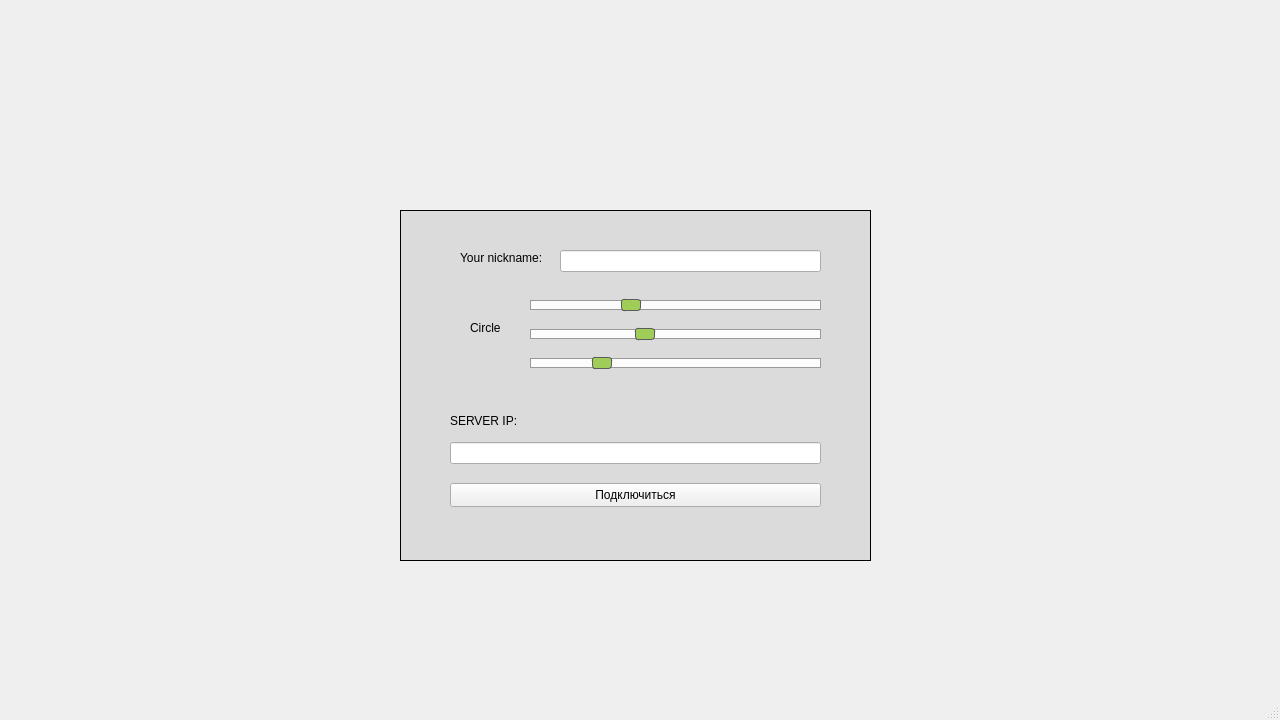
<?xml version="1.0" encoding="UTF-8"?>
<ui version="4.0">
 <class>MainWindow</class>
 <widget class="QMainWindow" name="MainWindow">
  <property name="geometry">
   <rect>
    <x>0</x>
    <y>0</y>
    <width>1280</width>
    <height>720</height>
   </rect>
  </property>
  <property name="windowTitle">
   <string>MainWindow</string>
  </property>
  <property name="styleSheet">
   <string notr="true"/>
  </property>
  <widget class="QWidget" name="centralwidget">
   <property name="styleSheet">
    <string notr="true">QMainWindow{background: url(:/images/2738.jpg)}
</string>
   </property>
   <widget class="QFrame" name="frame">
    <property name="enabled">
     <bool>true</bool>
    </property>
    <property name="geometry">
     <rect>
      <x>400</x>
      <y>210</y>
      <width>471</width>
      <height>351</height>
     </rect>
    </property>
    <property name="styleSheet">
     <string notr="true">#frame{
	background-color: rgb(25, 25, 25, 23);
}</string>
    </property>
    <property name="frameShape">
     <enum>QFrame::Box</enum>
    </property>
    <property name="frameShadow">
     <enum>QFrame::Plain</enum>
    </property>
    <widget class="QLabel" name="circle_pos">
     <property name="geometry">
      <rect>
       <x>70</x>
       <y>110</y>
       <width>31</width>
       <height>16</height>
      </rect>
     </property>
     <property name="text">
      <string>Circle</string>
     </property>
    </widget>
    <widget class="QLabel" name="label">
     <property name="geometry">
      <rect>
       <x>60</x>
       <y>40</y>
       <width>141</width>
       <height>16</height>
      </rect>
     </property>
     <property name="font">
      <font>
       <family>Arial</family>
       <pointsize>9</pointsize>
      </font>
     </property>
     <property name="styleSheet">
      <string notr="true"/>
     </property>
     <property name="text">
      <string>Your nickname:</string>
     </property>
    </widget>
    <widget class="QLineEdit" name="nameEdit">
     <property name="geometry">
      <rect>
       <x>160</x>
       <y>40</y>
       <width>261</width>
       <height>22</height>
      </rect>
     </property>
     <property name="focusPolicy">
      <enum>Qt::StrongFocus</enum>
     </property>
    </widget>
    <widget class="QWidget" name="verticalLayoutWidget">
     <property name="geometry">
      <rect>
       <x>50</x>
       <y>219</y>
       <width>371</width>
       <height>91</height>
      </rect>
     </property>
     <layout class="QVBoxLayout" name="verticalLayout">
      <item>
       <widget class="QLineEdit" name="serverIpEdit">
        <property name="focusPolicy">
         <enum>Qt::StrongFocus</enum>
        </property>
        <property name="inputMask">
         <string/>
        </property>
        <property name="text">
         <string/>
        </property>
       </widget>
      </item>
      <item>
       <widget class="QPushButton" name="connectButton">
        <property name="minimumSize">
         <size>
          <width>82</width>
          <height>24</height>
         </size>
        </property>
        <property name="font">
         <font>
          <family>Arial</family>
         </font>
        </property>
        <property name="focusPolicy">
         <enum>Qt::NoFocus</enum>
        </property>
        <property name="styleSheet">
         <string notr="true">QPushButton {
     border: 1px solid #8f8f91;
     border-radius: 3px;
     background-color: qlineargradient(x1: 0, y1: 0, x2: 0, y2: 1,
                                       stop: 0 #f6f7fa, stop: 1 #f6f7fa);
     min-width: 80px;
 }

 QPushButton:pressed {
     background-color: qlineargradient(x1: 0, y1: 0, x2: 0, y2: 1,
                                       stop: 0 #a0cd58, stop: 1 #bff774);
 }

 QPushButton:flat {
     border: none; /* для плоской кнопки границы нет */
 }

 QPushButton:default {
     border-color: navy; /* делаем кнопку по умолчанию выпуклой */
 }
Для кнопки QPushButton с меню используйте субэлемент управления ::menu-indicator.

 QPushButton:open { /* когда собственное меню кнопки раскрыто */
     background-color: qlineargradient(x1: 0, y1: 0, x2: 0, y2: 1,
                                       stop: 0 #dadbde, stop: 1 #f6f7fa);
 }

 QPushButton::menu-indicator {
     image: url(menu_indicator.png);
     subcontrol-origin: padding;
     subcontrol-position: bottom right;
 }

 QPushButton::menu-indicator:pressed, QPushButton::menu-indicator:open {
     position: relative;
     top: 2px; left: 2px; /* сдвигаем стрелку на 2 px */
 }
У кнопк</string>
        </property>
        <property name="text">
         <string>Подключиться</string>
        </property>
       </widget>
      </item>
     </layout>
    </widget>
    <widget class="QWidget" name="verticalLayoutWidget_2">
     <property name="geometry">
      <rect>
       <x>130</x>
       <y>80</y>
       <width>291</width>
       <height>91</height>
      </rect>
     </property>
     <layout class="QVBoxLayout" name="verticalLayout_2">
      <item>
       <widget class="QSlider" name="h_slider">
        <property name="focusPolicy">
         <enum>Qt::NoFocus</enum>
        </property>
        <property name="styleSheet">
         <string notr="true">QSlider::groove:horizontal {
    border: 1px solid #999999;
    height: 8px; /* the groove expands to the size of the slider by default. by giving it a height, it has a fixed size */
    background: qlineargradient(x1:0, y1:0, x2:0, y2:1, stop:0 #fcfcfc, stop:1 #fcfcfc);
    margin: 2px 0;
}

QSlider::handle:horizontal {
    background: qlineargradient(x1:0, y1:0, x2:1, y2:1, stop:0 #a0cd58, stop:1 #a0cd58);
    border: 1px solid #5c5c5c;
    width: 18px;
    margin: -2px 0; /* handle is placed by default on the contents rect of the groove. Expand outside the groove */
    border-radius: 3px;
}</string>
        </property>
        <property name="maximum">
         <number>359</number>
        </property>
        <property name="value">
         <number>120</number>
        </property>
        <property name="orientation">
         <enum>Qt::Horizontal</enum>
        </property>
       </widget>
      </item>
      <item>
       <widget class="QSlider" name="l_slider">
        <property name="focusPolicy">
         <enum>Qt::NoFocus</enum>
        </property>
        <property name="styleSheet">
         <string notr="true">QSlider::groove:horizontal {
    border: 1px solid #999999;
    height: 8px; /* the groove expands to the size of the slider by default. by giving it a height, it has a fixed size */
    background: qlineargradient(x1:0, y1:0, x2:0, y2:1, stop:0 #fcfcfc, stop:1 #fcfcfc);
    margin: 2px 0;
}

QSlider::handle:horizontal {
    background: qlineargradient(x1:0, y1:0, x2:1, y2:1, stop:0 #a0cd58, stop:1 #a0cd58);
    border: 1px solid #5c5c5c;
    width: 18px;
    margin: -2px 0; /* handle is placed by default on the contents rect of the groove. Expand outside the groove */
    border-radius: 3px;
}</string>
        </property>
        <property name="minimum">
         <number>60</number>
        </property>
        <property name="maximum">
         <number>230</number>
        </property>
        <property name="value">
         <number>126</number>
        </property>
        <property name="orientation">
         <enum>Qt::Horizontal</enum>
        </property>
       </widget>
      </item>
      <item>
       <widget class="QSlider" name="s_slider">
        <property name="focusPolicy">
         <enum>Qt::NoFocus</enum>
        </property>
        <property name="styleSheet">
         <string notr="true">QSlider::groove:horizontal {
    border: 1px solid #999999;
    height: 8px; /* the groove expands to the size of the slider by default. by giving it a height, it has a fixed size */
    background: qlineargradient(x1:0, y1:0, x2:0, y2:1, stop:0 #fcfcfc, stop:1 #fcfcfc);
    margin: 2px 0;
}

QSlider::handle:horizontal {
    background: qlineargradient(x1:0, y1:0, x2:1, y2:1, stop:0 #a0cd58, stop:1 #a0cd58);
    border: 1px solid #5c5c5c;
    width: 18px;
    margin: -2px 0; /* handle is placed by default on the contents rect of the groove. Expand outside the groove */
    border-radius: 3px;
}</string>
        </property>
        <property name="minimum">
         <number>80</number>
        </property>
        <property name="maximum">
         <number>255</number>
        </property>
        <property name="value">
         <number>120</number>
        </property>
        <property name="orientation">
         <enum>Qt::Horizontal</enum>
        </property>
       </widget>
      </item>
     </layout>
    </widget>
    <widget class="QLabel" name="serverIpLabel">
     <property name="geometry">
      <rect>
       <x>50</x>
       <y>180</y>
       <width>369</width>
       <height>61</height>
      </rect>
     </property>
     <property name="font">
      <font>
       <family>Arial</family>
      </font>
     </property>
     <property name="text">
      <string>SERVER IP:</string>
     </property>
    </widget>
   </widget>
  </widget>
  <widget class="QMenuBar" name="menubar">
   <property name="geometry">
    <rect>
     <x>0</x>
     <y>0</y>
     <width>1280</width>
     <height>26</height>
    </rect>
   </property>
  </widget>
  <widget class="QStatusBar" name="statusbar"/>
 </widget>
 <resources/>
 <connections/>
</ui>
